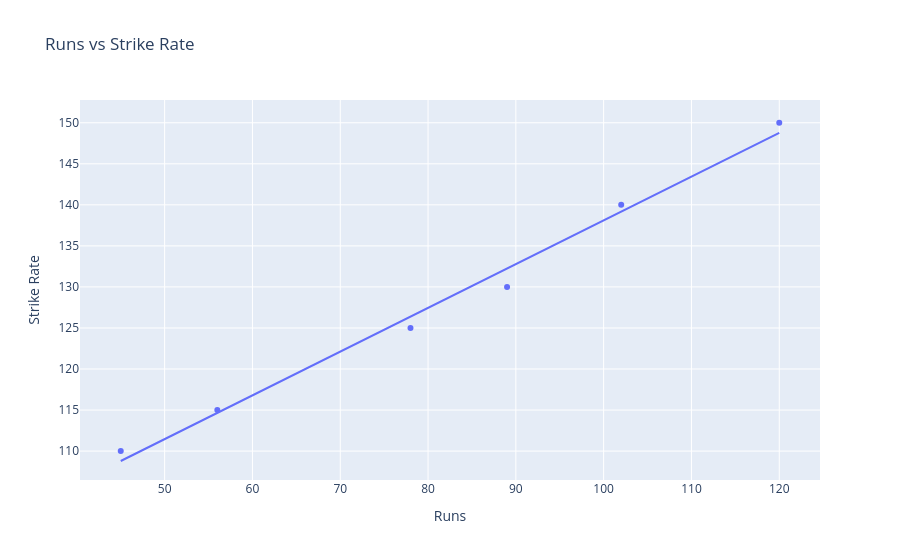

Notebook cell for this chart:
### Code cell
import plotly.express as px

runs = [45, 78, 102, 56, 89, 120]
strike_rate = [110, 125, 140, 115, 130, 150]

fig = px.scatter(x=runs, y=strike_rate,
                 title="Runs vs Strike Rate",
                 labels={"x": "Runs", "y": "Strike Rate"},
                 trendline="ols")

fig.show()

### Figure 1 — Plotly figure (JSON) as saved in the notebook; plotly's stock layout.template omitted (floating-point values rounded to 4 significant figures)
{"data": [{"hovertemplate": "Runs=%{x}<br>Strike Rate=%{y}<extra></extra>", "legendgroup": "", "marker": {"color": "#636efa", "symbol": "circle"}, "mode": "markers", "name": "", "orientation": "v", "showlegend": false, "type": "scatter", "x": [45, 78, 102, 56, 89, 120], "xaxis": "x", "y": [110, 125, 140, 115, 130, 150], "yaxis": "y"}, {"hovertemplate": "<b>OLS trendline</b><br>y = 0.532884 * x + 84.8145<br>R<sup>2</sup>=0.990537<br><br>Runs=%{x}<br>Strike Rate=%{y} <b>(trend)</b><extra></extra>", "legendgroup": "", "marker": {"color": "#636efa", "symbol": "circle"}, "mode": "lines", "name": "", "showlegend": false, "type": "scatter", "x": [45, 56, 78, 89, 102, 120], "xaxis": "x", "y": [108.8, 114.7, 126.4, 132.2, 139.2, 148.8], "yaxis": "y"}], "layout": {"legend": {"tracegroupgap": 0}, "title": {"text": "Runs vs Strike Rate"}, "xaxis": {"anchor": "y", "domain": [0, 1], "title": {"text": "Runs"}}, "yaxis": {"anchor": "x", "domain": [0, 1], "title": {"text": "Strike Rate"}}}}
